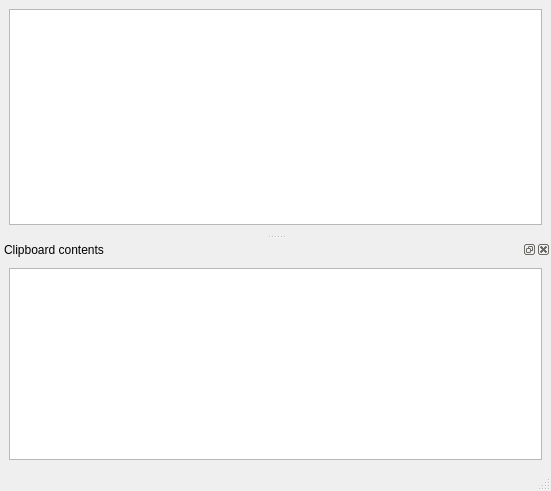
<?xml version="1.0" encoding="UTF-8"?>
<ui version="4.0">
 <class>MainWindow</class>
 <widget class="QMainWindow" name="MainWindow">
  <property name="geometry">
   <rect>
    <x>0</x>
    <y>0</y>
    <width>551</width>
    <height>491</height>
   </rect>
  </property>
  <property name="windowTitle">
   <string>MainWindow</string>
  </property>
  <widget class="QWidget" name="centralwidget">
   <layout class="QVBoxLayout" name="verticalLayout">
    <item>
     <widget class="QTextEdit" name="textEdit"/>
    </item>
   </layout>
  </widget>
  <widget class="QMenuBar" name="menubar">
   <property name="geometry">
    <rect>
     <x>0</x>
     <y>0</y>
     <width>551</width>
     <height>26</height>
    </rect>
   </property>
  </widget>
  <widget class="QStatusBar" name="statusbar"/>
  <widget class="QDockWidget" name="dockWidget">
   <property name="windowTitle">
    <string>Clipboard contents</string>
   </property>
   <attribute name="dockWidgetArea">
    <number>8</number>
   </attribute>
   <widget class="QWidget" name="dockWidgetContents">
    <layout class="QVBoxLayout" name="verticalLayout_2">
     <item>
      <widget class="QTextEdit" name="clipboardContentsEdit"/>
     </item>
    </layout>
   </widget>
  </widget>
 </widget>
 <resources/>
 <connections/>
</ui>
